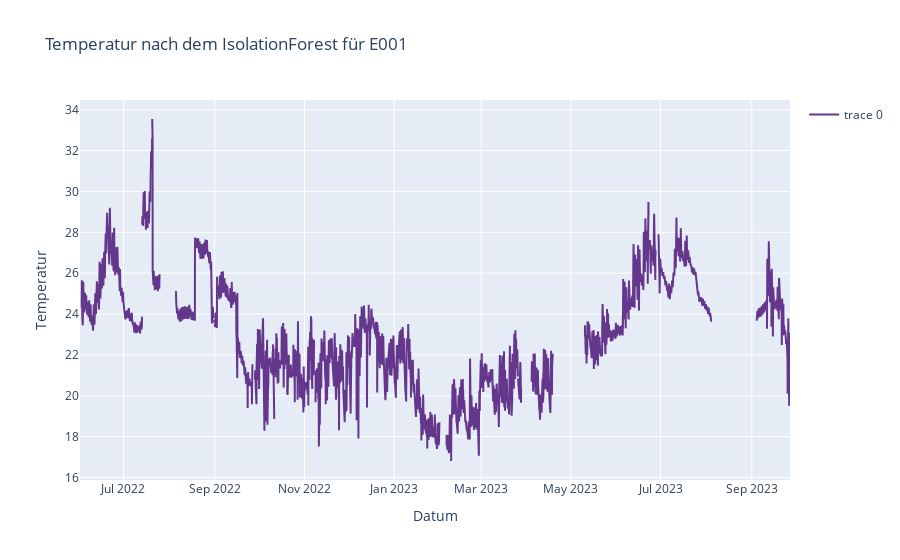

Here is the notebook cell this chart was saved with:
### Code cell
df_anomalie_detected = df[df["room_number"] == "e001"]
df_anomalie_detected = resample_dataframes(df_anomalie_detected[features], "h")
fig = go.Figure()

fig.add_trace(go.Scatter(
    x=df_anomalie_detected.date_time,
    y=df_anomalie_detected.tmp,
    marker_color='#64378C'
))

fig.update_layout(
    title='Temperatur nach dem IsolationForest für E001',
    xaxis_title='Datum',
    yaxis_title='Temperatur',
    showlegend=True
)
fig.show()

### Figure 1 — Plotly figure (JSON) as saved in the notebook; plotly's stock layout.template omitted (floating-point values rounded to 4 significant figures; data arrays with more than 128 entries replaced by an {"elided": "..."} marker saying what was removed)
{"data": [{"marker": {"color": "#64378C"}, "type": "scatter", "x": {"elided": "11581 str values"}, "y": {"elided": "11581 float values"}}], "layout": {"showlegend": true, "title": {"text": "Temperatur nach dem IsolationForest für E001"}, "xaxis": {"title": {"text": "Datum"}}, "yaxis": {"title": {"text": "Temperatur"}}}}
